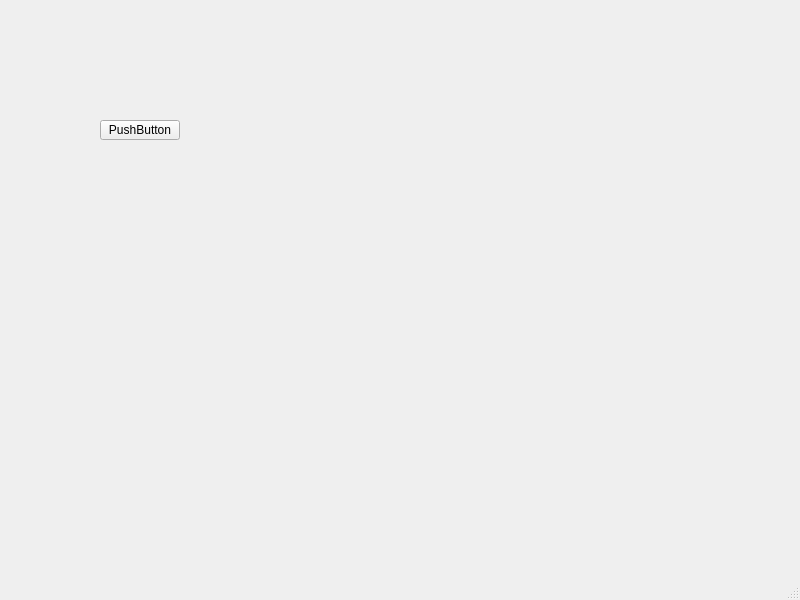
<?xml version="1.0" encoding="UTF-8"?>
<ui version="4.0">
 <class>MainWindow</class>
 <widget class="QMainWindow" name="MainWindow">
  <property name="geometry">
   <rect>
    <x>0</x>
    <y>0</y>
    <width>800</width>
    <height>600</height>
   </rect>
  </property>
  <property name="windowTitle">
   <string>MainWindow</string>
  </property>
  <widget class="QWidget" name="centralwidget">
   <widget class="QPushButton" name="pushButton">
    <property name="geometry">
     <rect>
      <x>100</x>
      <y>120</y>
      <width>80</width>
      <height>20</height>
     </rect>
    </property>
    <property name="text">
     <string>PushButton</string>
    </property>
   </widget>
  </widget>
  <widget class="QMenuBar" name="menubar">
   <property name="geometry">
    <rect>
     <x>0</x>
     <y>0</y>
     <width>800</width>
     <height>21</height>
    </rect>
   </property>
  </widget>
  <widget class="QStatusBar" name="statusbar"/>
 </widget>
 <resources/>
 <connections/>
</ui>
